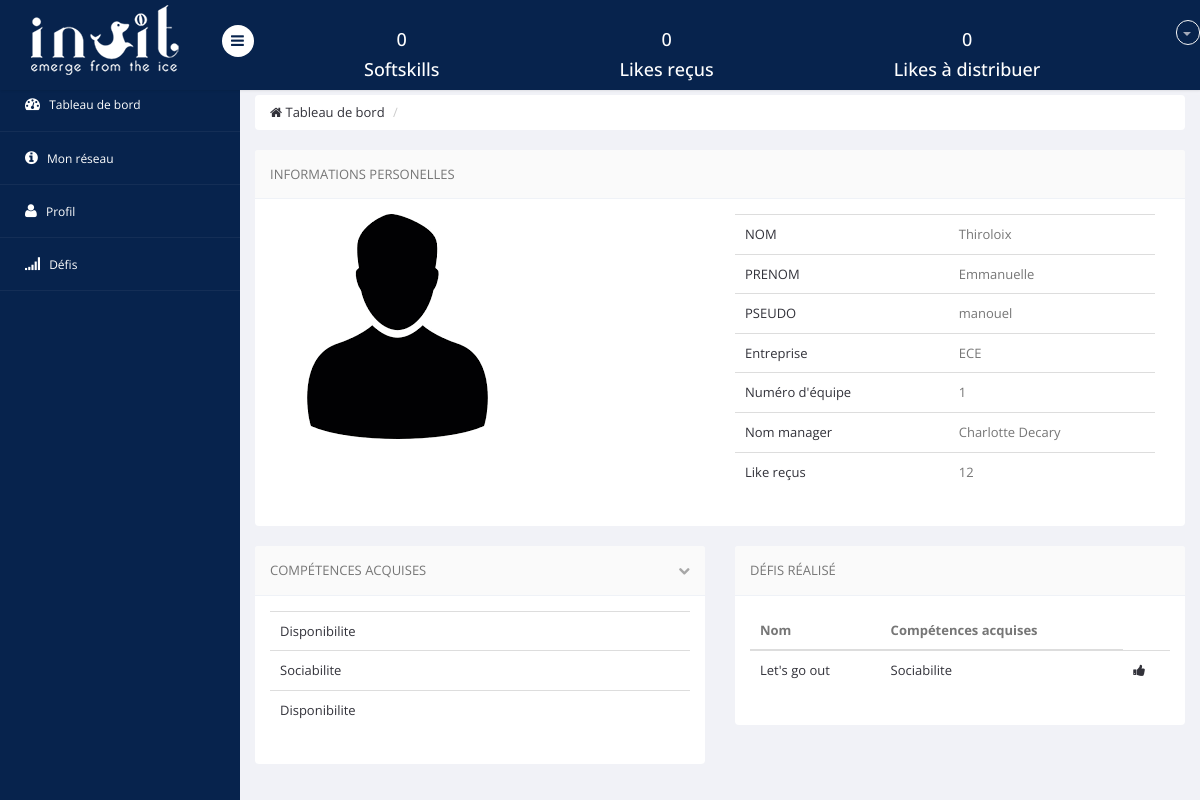
Page /profil_info.php?id=19 (signed in) on the committed database.
### tables this page shows
CREATE TABLE `informations` (
  `id` int(10) NOT NULL,
  `likes_recus` int(11) NOT NULL,
  `likes_distrib` int(11) NOT NULL DEFAULT '0',
  `defis_realises` varchar(255) NOT NULL,
  `defis_en_cours` varchar(255) NOT NULL,
  `defis_non_realises` varchar(255) NOT NULL,
  `entreprise` text NOT NULL,
  `equipe` int(11) NOT NULL,
  `type` set('employe','administrateur','manager') NOT NULL,
  `prenom` text NOT NULL,
  `nom` text NOT NULL,
  `competences` varchar(255) NOT NULL,
  `photo` varchar(100) NOT NULL DEFAULT 'user.png',
  `username` varchar(10) NOT NULL,
  `password` varchar(30) NOT NULL,
  `competences_acquises` varchar(255) NOT NULL
);

CREATE TABLE `defis` (
  `id` int(11) NOT NULL,
  `nom` text NOT NULL,
  `resume` longtext NOT NULL,
  `competences_acquises` set('Optimisme','Confiance','Sociabilite','Empathie','Communication','Efficacite','Gestion_du_stress','Creativite','Audace','Motivation','Visualisation','Présence','Adaptabilite','Curiosite','Disponibilite') NOT NULL,
  `duree` int(11) NOT NULL
);

### profil_info.php (the view, shortened to what this page needs)
<?php
require 'include/functions.php';
include("include/header.inc.php");
include("include/menu_haut.inc.php");
include("include/menu_gauche.inc.php");
$id=$_GET['id'];
require_once 'include/db.php';
$req=$pdo->prepare('SELECT * FROM informations WHERE id = ?');
      $req->execute([$id]);
      $mec=$req->fetch();
$req=$pdo->prepare('SELECT * FROM informations WHERE (entreprise=? AND equipe=? AND type=?)');
$req->execute([$mec->entreprise,$mec->equipe,"manager"]);
$manager=$req->fetch();
$req=$pdo->prepare('SELECT * FROM informations WHERE id = ?');
      $req->execute([$_SESSION['auth']->id]);
      $moi=$req->fetch();
$like_a_distrib=$moi->likes_distrib;
?>
  <body>
    <section id="main-content">
        <section class="wrapper">
        <div class="row">
                <div class="col-md-12">
                    <ul class="breadcrumb">
                        <li><a href="tableau_de_bord.php"><i class="fa fa-home"></i> Tableau de bord</a></li>
                        <li class="active"></li>
                    </ul>
                </div>
            </div>
            <div class="row">
              <div class="col-lg-12">
                <section class="panel">
                  <header class="panel-heading">
                    Informations personelles
                  </header>
                  <div class="panel-body">
                    <div class="col-lg-6">
                        <table class="table">
                            <tr>
                                  <img src=<?php echo("images/".$mec->photo)?> alt="">
                                  <br>
                                  <br>
                            </tr>
                        </table>
                    </div>
                    <div class="col-lg-6">
                        <table class="table">
                            <tr>
                                <td><a href="#">NOM</a></td>
                                <td>
                                    <?php echo($mec->nom)?>
                                </td>
                            </tr>
                            <tr>
                                <td><a href="#">PRENOM</a></td>
                                <td>
                                    <?php echo($mec->prenom)?>
                                </td>
                            </tr>
                            <tr>
                                <td><a href="#">PSEUDO</a></td>
                                <td><?php echo($mec->username)?>
                                </td>
                            </tr>
                            <tr>
                                <td><a href="#">Entreprise</a></td>
                                <td><?php echo($mec->entreprise)?>
                                </td>
                            </tr>
                            <tr>
                                <td><a href="#">Numéro d'équipe</a></td>
                                <td><?php echo($mec->equipe)?>
                                </td>
                            </tr>
                            <tr>
                                <td><a href="#">Nom manager</a></td>
                                <td><?php echo($manager->prenom.' '.$manager->nom)?>
                                </td>
                            </tr>
                            <tr>
                                <td><a href="#">Like reçus</a></td>
                                <td><?php echo($mec->likes_recus)?>
                                </td>
                            </tr>
                        </table>
                    </div>
                </div>
                 </section>
              </div>
            <div class="col-lg-6">
                <section class="panel">
                    <header class="panel-heading">
                        Compétences Acquises
                        <span class="tools pull-right">
                            <a href="javascript:;" class="fa fa-chevron-down"></a>
                         </span>
                    </header>
                    <div class="panel-body">
                        <table class="table  table-hover general-table">
                            <tbody>
                                    <?php $competences=$mec->competences_acquises;
                                    $comp=explode(",", $competences);
                                     if(!empty($competences)){
                                     foreach($comp as $c): ?>
                                       <tr>
                                       <td><a ><?php echo $c; ?></a></td>
                                        </tr>
                                    <?php endforeach;
                                    }
                                    else{?>
                                    <tr>
                                       <td><a >Pas de compétences acquises</a></td>
                                        </tr>
                                    <?php }?>
                                </tbody>
                        </table>
                    </div>
                </section>
            </div>
    <div class="col-lg-6">
                <section class="panel">
                    <header class="panel-heading">
                        Défis réalisé
                    </header>
                    <div class="panel-body">
                        <table class="table  table-hover general-table">
                            <thead>
                            <tr>
                                <th> Nom</th>                                <th>Compétences acquises</th>
                            </tr>
                            </thead>
                           <tbody>
                                <?php
                                $defis=$mec->defis_realises;
                                if(!empty($defis)){
                                    $int=explode(",", $defis);
                                    foreach($int as $def):
                                        $req=$pdo->prepare('SELECT * FROM defis WHERE id=?');
                                        $req->execute([$def]);
                                        $mon_def=$req->fetch();
                                        ?><tr>
                                          <td><a ><?php echo $mon_def->nom; ?></a></td>
                                          <td><a ><?php echo $mon_def->competences_acquises; ?></a></td>
                                          <?php if($like_a_distrib !='0'){?>
                                            <td><a href=<?php echo("liker_defis.php?id=".$id); ?>><i class="fa fa-thumbs-up"></i></a></td>
                                            <?php }?>
                                          </tr>
                                          <?php
                                    endforeach;
                                }else{?>
                                    <tr>
                                       <td><a >Pas de défis réalisés</a></td>
                                    </tr><?php
                                }?>
                            </tbody>
                        </table>
                    </div>
                </section>
            </div>
        </section>
    </section>
</section>
  </body>
</html>

### include/header.inc.php (shortened to what this page needs)
<!DOCTYPE html>
<html lang="en">
<head>
    <link href="css/bootstrap.min.css" rel="stylesheet">
    <link href="css/bootstrap-reset.css" rel="stylesheet">
    <link href="css/font-awesome/css/font-awesome.min.css" rel="stylesheet" />
    <link href="css/style.css" rel="stylesheet">
    <link href="css/style-responsive.css" rel="stylesheet" />
</head>

### include/menu_haut.inc.php (shortened to what this page needs)
<?php
require_once 'include/db.php';
    $req=$pdo->prepare('SELECT * FROM informations WHERE id = ?');
    $req->execute([$_SESSION['auth']->id]);
    $moi=$req->fetch();
    $nb_like_distrib=$moi->likes_distrib;
    $nb_like_recus=$moi->likes_recus;
    if($nb_like_recus==''){
        $nb_like_recus='0';
    }
    if($nb_like_distrib==''){
        $nb_like_distrib='0';
    }
    $competences=$moi->competences_acquises;
    if($competences!=''){
        $array_comp=explode(',', $competences);
        $nb_comp=count($array_comp);
    }
    else $nb_comp='0';
?>
<section id="container" >
<header class="header fixed-top clearfix">
<div class="brand">
      <a href="tableau_de_bord.php" class="logo">
      <img src="images/logo_inuit.png" alt="">
    </a>
    <div class="sidebar-toggle-box">
        <div class="fa fa-bars"></div>
    </div>
</div>
<div class="top-nav clearfix">
 <ul class="nav pull-left top-menu1">
<h4><?php echo $nb_comp ?></h4>
<h4>Softskills</h4>
</ul>
<ul class="nav pull-left top-menu2">
<h4><?php echo $nb_like_recus ?></h4>
<h4>Likes reçus </h4>
</ul>
<ul class="nav pull-left top-menu3">
<h4><?php echo $nb_like_distrib ?></h4>
<h4>Likes à distribuer</h4>
</ul>
    <ul class="nav pull-right top-menu">
        <li class="dropdown">
            <a data-toggle="dropdown" class="dropdown-toggle" href="modification_information.php">
                <b class="caret"></b>
            </a>
        </li>
    </ul>
</div>
</header>

### include/menu_gauche.inc.php (shortened to what this page needs)
<?php
      $page = $_SERVER['REQUEST_URI'];
      $page = str_replace("/projet-ppe/", "",$page);
?>
<aside>
    <div id="sidebar" class="nav-collapse">
                    <div class="leftside-navigation">
            <ul class="sidebar-menu" id="nav-accordion">
            <li>
                <a href="tableau_de_bord.php" <?php if($page == "tableau_de_bord.php" ){echo 'class="active"';} ?>>
                    <i class="fa fa-dashboard"></i>
                    <span>Tableau de bord</span>
                </a>
            </li>
            <li class="sub-menu">
                <a href="liste_connexion.php" <?php if($page == "liste_connexion.php"){echo 'class="active"';} ?>>
                    <i class="fa fa-info-circle"></i>
                    <span>Mon réseau</span>
                </a>
            </li>
            <li class="sub-menu">
                <a href="javascript:;" <?php if($page == "modification_information.php" || $page=="modification_information_modif.php" || $page=="modification_information_competences.php"){echo 'class="active"';} ?>>
                    <i class="fa fa-user"></i>
                    <span>Profil</span>
                </a>
            </li>
            <li class="sub-menu">
                <a href="javascript:;" <?php if($page == "defis_en_cours.php" || $page=="defis_en_attente.php" || $page=="defis_realises.php"){echo 'class="active"';} ?>>
                    <i class="fa fa-signal"></i>
                    <span>Défis</span>
                </a>
            </li>
        </ul></div>
    </div>
</aside>

### rows in the picture
informations: photo (placeholder picture), nom "Thiroloix", prenom "Emmanuelle", username "manouel", entreprise "ECE", equipe "1", likes_recus "12", competences_acquises "Disponibilite", competences_acquises "Sociabilite"
informations: prenom "Charlotte", nom "Decary"
defis: nom "Let's go out", competences_acquises "Sociabilite"

### other values in the picture
$nb_comp "0"
$nb_like_recus "0"
$nb_like_distrib "0"
